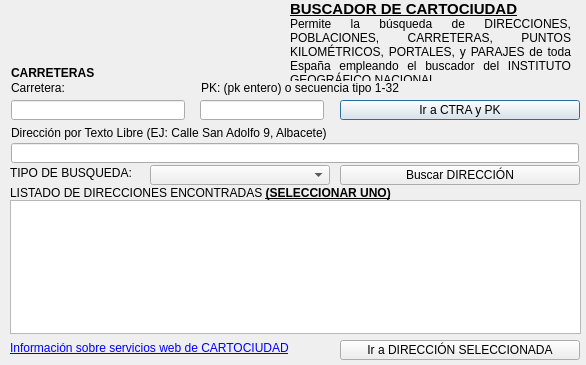
<?xml version="1.0" encoding="UTF-8"?>
<ui version="4.0">
 <class>jcml_barDialogBase</class>
 <widget class="QDialog" name="jcml_barDialogBase">
  <property name="geometry">
   <rect>
    <x>0</x>
    <y>0</y>
    <width>586</width>
    <height>365</height>
   </rect>
  </property>
  <property name="sizePolicy">
   <sizepolicy hsizetype="Fixed" vsizetype="Fixed">
    <horstretch>0</horstretch>
    <verstretch>0</verstretch>
   </sizepolicy>
  </property>
  <property name="minimumSize">
   <size>
    <width>586</width>
    <height>365</height>
   </size>
  </property>
  <property name="maximumSize">
   <size>
    <width>586</width>
    <height>365</height>
   </size>
  </property>
  <property name="acceptDrops">
   <bool>false</bool>
  </property>
  <property name="windowTitle">
   <string>CARTOCIUDAD Buscador de Carreteras</string>
  </property>
  <widget class="QLabel" name="label">
   <property name="geometry">
    <rect>
     <x>11</x>
     <y>80</y>
     <width>57</width>
     <height>16</height>
    </rect>
   </property>
   <property name="text">
    <string>Carretera:</string>
   </property>
  </widget>
  <widget class="QPushButton" name="goToPk_button">
   <property name="geometry">
    <rect>
     <x>340</x>
     <y>100</y>
     <width>240</width>
     <height>20</height>
    </rect>
   </property>
   <property name="toolTip">
    <string>&lt;html&gt;&lt;head/&gt;&lt;body&gt;&lt;p&gt;Ir a CTRA/PK&lt;/p&gt;&lt;/body&gt;&lt;/html&gt;</string>
   </property>
   <property name="whatsThis">
    <string>&lt;html&gt;&lt;head/&gt;&lt;body&gt;&lt;p&gt;Ir a la Carretera y PK&lt;/p&gt;&lt;/body&gt;&lt;/html&gt;</string>
   </property>
   <property name="text">
    <string>Ir a CTRA y PK</string>
   </property>
  </widget>
  <widget class="QLabel" name="logo">
   <property name="geometry">
    <rect>
     <x>10</x>
     <y>10</y>
     <width>268</width>
     <height>54</height>
    </rect>
   </property>
   <property name="font">
    <font>
     <pointsize>28</pointsize>
     <italic>true</italic>
    </font>
   </property>
   <property name="text">
    <string/>
   </property>
   <property name="pixmap">
    <pixmap>../../../../../../../aass04/.designer/iconos/ign_cartociudad.jpg</pixmap>
   </property>
   <property name="scaledContents">
    <bool>true</bool>
   </property>
   <property name="alignment">
    <set>Qt::AlignCenter</set>
   </property>
  </widget>
  <widget class="QLabel" name="label_8">
   <property name="geometry">
    <rect>
     <x>11</x>
     <y>65</y>
     <width>91</width>
     <height>16</height>
    </rect>
   </property>
   <property name="font">
    <font>
     <pointsize>9</pointsize>
     <weight>75</weight>
     <bold>true</bold>
    </font>
   </property>
   <property name="text">
    <string>CARRETERAS</string>
   </property>
  </widget>
  <widget class="QLineEdit" name="lne_carretera">
   <property name="geometry">
    <rect>
     <x>11</x>
     <y>100</y>
     <width>174</width>
     <height>20</height>
    </rect>
   </property>
  </widget>
  <widget class="QLabel" name="label_2">
   <property name="geometry">
    <rect>
     <x>201</x>
     <y>80</y>
     <width>241</width>
     <height>16</height>
    </rect>
   </property>
   <property name="text">
    <string>PK: (pk entero) o secuencia tipo 1-32</string>
   </property>
  </widget>
  <widget class="QLineEdit" name="lne_pk">
   <property name="geometry">
    <rect>
     <x>200</x>
     <y>100</y>
     <width>124</width>
     <height>20</height>
    </rect>
   </property>
   <property name="toolTip">
    <string>&lt;html&gt;&lt;head/&gt;&lt;body&gt;&lt;p&gt;&lt;span style=&quot; font-size:9pt; font-weight:600; text-decoration: underline;&quot;&gt;EJEMPLOS DE PK&lt;/span&gt;&lt;/p&gt;&lt;p&gt;&lt;span style=&quot; font-weight:600;&quot;&gt;'PKA ENTERO'&lt;/span&gt; -- &lt;span style=&quot; font-weight:600;&quot;&gt;9&lt;/span&gt;&lt;/p&gt;&lt;p&gt;&lt;span style=&quot; font-weight:600;&quot;&gt;'SECUENCIA DE PKS'&lt;/span&gt; -- 1 -18, 45-87. 32-15&lt;/p&gt;&lt;/body&gt;&lt;/html&gt;</string>
   </property>
   <property name="whatsThis">
    <string>&lt;html&gt;&lt;head/&gt;&lt;body&gt;&lt;p&gt;&lt;span style=&quot; font-size:9pt; font-weight:600; text-decoration: underline;&quot;&gt;EJEMPLOS DE PK&lt;/span&gt;&lt;/p&gt;&lt;p&gt;&lt;span style=&quot; font-weight:600;&quot;&gt;'PKA ENTERO'&lt;/span&gt; -- &lt;span style=&quot; font-weight:600;&quot;&gt;9&lt;/span&gt;&lt;/p&gt;&lt;p&gt;&lt;span style=&quot; font-weight:600;&quot;&gt;'SECUENCIA DE PKS'&lt;/span&gt; -- 1 -18, 45-87. 32-15&lt;/p&gt;&lt;/body&gt;&lt;/html&gt;</string>
   </property>
   <property name="inputMethodHints">
    <set>Qt::ImhPreferNumbers</set>
   </property>
  </widget>
  <widget class="QLabel" name="label_7">
   <property name="geometry">
    <rect>
     <x>11</x>
     <y>125</y>
     <width>565</width>
     <height>16</height>
    </rect>
   </property>
   <property name="text">
    <string>Dirección por Texto Libre (EJ: Calle San Adolfo 9, Albacete)</string>
   </property>
   <property name="textInteractionFlags">
    <set>Qt::LinksAccessibleByMouse|Qt::TextSelectableByKeyboard|Qt::TextSelectableByMouse</set>
   </property>
  </widget>
  <widget class="QLineEdit" name="lne_Direccion">
   <property name="geometry">
    <rect>
     <x>11</x>
     <y>143</y>
     <width>568</width>
     <height>20</height>
    </rect>
   </property>
   <property name="toolTip">
    <string>&lt;html&gt;&lt;head/&gt;&lt;body&gt;&lt;p&gt;&lt;span style=&quot; font-size:9pt; font-weight:600; text-decoration: underline;&quot;&gt;EJEMPLOS DE DIRECCIÓN&lt;/span&gt;&lt;/p&gt;&lt;p&gt;&lt;span style=&quot; font-weight:600;&quot;&gt;'Lezuza'&lt;/span&gt; -- Localizará un Municipio, una Población o una calle con ese nombre&lt;/p&gt;&lt;p&gt;&lt;span style=&quot; font-weight:600;&quot;&gt;'Lezuza 12'&lt;/span&gt; -- Localizará el portal de la Calle (camino, etc) Lezuza nº 23&lt;/p&gt;&lt;p&gt;--- &lt;span style=&quot; font-weight:600; color:#ff0000;&quot;&gt;IMPORTANTE: NO PONER COMA ENTRE CALLE Y NÚMERO&lt;/span&gt; ---&lt;/p&gt;&lt;p&gt;&lt;span style=&quot; font-weight:600;&quot;&gt;'Lezuza 12, Albacete'&lt;/span&gt; --- Limita la búsqueda a una calle de esa localidad&lt;/p&gt;&lt;p&gt;&lt;span style=&quot; font-weight:600;&quot;&gt;'Camino de abajo'&lt;/span&gt;&lt;/p&gt;&lt;p&gt;&lt;span style=&quot; font-weight:600;&quot;&gt;'N-430'&lt;/span&gt;&lt;/p&gt;&lt;/body&gt;&lt;/html&gt;</string>
   </property>
   <property name="whatsThis">
    <string>&lt;html&gt;&lt;head/&gt;&lt;body&gt;&lt;p&gt;&lt;span style=&quot; font-size:9pt; font-weight:600; text-decoration: underline;&quot;&gt;EJEMPLOS DE DIRECCIÓN&lt;/span&gt;&lt;/p&gt;&lt;p&gt;&lt;span style=&quot; font-weight:600;&quot;&gt;'Lezuza'&lt;/span&gt; -- Localizará un Municipio, una Población o una calle con ese nombre&lt;/p&gt;&lt;p&gt;&lt;span style=&quot; font-weight:600;&quot;&gt;'Lezuza 12'&lt;/span&gt; -- Localizará el portal de la Calle (camino, etc) Lezuza nº 23 --- &lt;span style=&quot; font-weight:600; color:#ff0000;&quot;&gt;IMPORTANTE: NO PONER COMA ENTRE CALLE Y NÚMERO&lt;/span&gt; ---&lt;/p&gt;&lt;p&gt;&lt;span style=&quot; font-weight:600;&quot;&gt;'Lezuza 12, Albacete'&lt;/span&gt; --- Limita la búsqueda a una calle de esa localidad&lt;/p&gt;&lt;p&gt;&lt;span style=&quot; font-weight:600;&quot;&gt;'N-322 255'&lt;/span&gt; --- Localización de carretera y PK --- &lt;span style=&quot; font-weight:600; color:#ff0000;&quot;&gt;IMPORTANTE: NO PONER COMA ENTRE CTRA Y PK&lt;/span&gt; ---&lt;/p&gt;&lt;p&gt;&lt;span style=&quot; font-weight:600;&quot;&gt;'N-430' &lt;/span&gt;--- Localización de una carretera&lt;/p&gt;&lt;p&gt;&lt;span style=&quot; font-family:'Arial,sans-serif'; font-weight:600;&quot;&gt;'02900A04605024' &lt;/span&gt;&lt;span style=&quot; font-family:'Arial,sans-serif';&quot;&gt;--- Búsqueda de una referncia catastral&lt;/span&gt;&lt;/p&gt;&lt;p&gt;&lt;span style=&quot; font-weight:600;&quot;&gt;'Camino de abajo'&lt;/span&gt;&lt;/p&gt;&lt;p&gt;&lt;span style=&quot; font-weight:600;&quot;&gt;'León' &lt;/span&gt;--- Permite hacer zoom a toda la provincia&lt;/p&gt;&lt;/body&gt;&lt;/html&gt;</string>
   </property>
  </widget>
  <widget class="QPushButton" name="buscaDireccion_button">
   <property name="geometry">
    <rect>
     <x>340</x>
     <y>165</y>
     <width>240</width>
     <height>20</height>
    </rect>
   </property>
   <property name="maximumSize">
    <size>
     <width>460</width>
     <height>600</height>
    </size>
   </property>
   <property name="toolTip">
    <string>&lt;html&gt;&lt;head/&gt;&lt;body&gt;&lt;p&gt;Buscar las coincidencias con la Dirección&lt;/p&gt;&lt;/body&gt;&lt;/html&gt;</string>
   </property>
   <property name="whatsThis">
    <string>&lt;html&gt;&lt;head/&gt;&lt;body&gt;&lt;p&gt;Buscar las coincidencias con la Dirección&lt;/p&gt;&lt;/body&gt;&lt;/html&gt;</string>
   </property>
   <property name="text">
    <string>Buscar DIRECCIÓN</string>
   </property>
  </widget>
  <widget class="QPushButton" name="goToDireccion_button">
   <property name="geometry">
    <rect>
     <x>340</x>
     <y>340</y>
     <width>240</width>
     <height>20</height>
    </rect>
   </property>
   <property name="maximumSize">
    <size>
     <width>460</width>
     <height>600</height>
    </size>
   </property>
   <property name="toolTip">
    <string>&lt;html&gt;&lt;head/&gt;&lt;body&gt;&lt;p&gt;Ir a POBLACIÓN&lt;/p&gt;&lt;/body&gt;&lt;/html&gt;</string>
   </property>
   <property name="whatsThis">
    <string>&lt;html&gt;&lt;head/&gt;&lt;body&gt;&lt;p&gt;Ir a la Dirección Seleccionada&lt;/p&gt;&lt;/body&gt;&lt;/html&gt;</string>
   </property>
   <property name="text">
    <string>Ir a DIRECCIÓN SELECCIONADA</string>
   </property>
  </widget>
  <widget class="QLabel" name="label_12">
   <property name="geometry">
    <rect>
     <x>10</x>
     <y>185</y>
     <width>381</width>
     <height>16</height>
    </rect>
   </property>
   <property name="text">
    <string>&lt;html&gt;&lt;head/&gt;&lt;body&gt;&lt;p&gt;LISTADO DE DIRECCIONES ENCONTRADAS &lt;span style=&quot; font-weight:600; text-decoration: underline;&quot;&gt;(SELECCIONAR UNO)&lt;/span&gt;&lt;/p&gt;&lt;/body&gt;&lt;/html&gt;</string>
   </property>
  </widget>
  <widget class="QListWidget" name="lstCANDIDATOS_DIRECC">
   <property name="geometry">
    <rect>
     <x>10</x>
     <y>200</y>
     <width>571</width>
     <height>134</height>
    </rect>
   </property>
  </widget>
  <widget class="QLabel" name="label_14">
   <property name="geometry">
    <rect>
     <x>290</x>
     <y>0</y>
     <width>281</width>
     <height>81</height>
    </rect>
   </property>
   <property name="text">
    <string>&lt;html&gt;&lt;head/&gt;&lt;body&gt;&lt;p align=&quot;justify&quot;&gt;&lt;span style=&quot; font-size:11pt; font-weight:600; text-decoration: underline;&quot;&gt;BUSCADOR DE CARTOCIUDAD&lt;/span&gt;&lt;br/&gt;Permite la búsqueda de DIRECCIONES, POBLACIONES, CARRETERAS, PUNTOS KILOMÉTRICOS, PORTALES, y PARAJES de toda España empleando el buscador del INSTITUTO GEOGRÁFICO NACIONAL&lt;/p&gt;&lt;/body&gt;&lt;/html&gt;</string>
   </property>
   <property name="alignment">
    <set>Qt::AlignJustify|Qt::AlignTop</set>
   </property>
   <property name="wordWrap">
    <bool>true</bool>
   </property>
  </widget>
  <widget class="QLabel" name="label_13">
   <property name="geometry">
    <rect>
     <x>10</x>
     <y>340</y>
     <width>321</width>
     <height>16</height>
    </rect>
   </property>
   <property name="text">
    <string>&lt;html&gt;&lt;head/&gt;&lt;body&gt;&lt;p&gt;&lt;a href=&quot;https://www.cartociudad.es/portal/web/guest/directorio-de-servicios&quot;&gt;&lt;span style=&quot; text-decoration: underline; color:#0000ff;&quot;&gt;Información sobre servicios web de CARTOCIUDAD&lt;/span&gt;&lt;/a&gt;&lt;/p&gt;&lt;/body&gt;&lt;/html&gt;</string>
   </property>
   <property name="openExternalLinks">
    <bool>true</bool>
   </property>
   <property name="textInteractionFlags">
    <set>Qt::LinksAccessibleByKeyboard|Qt::LinksAccessibleByMouse</set>
   </property>
  </widget>
  <widget class="QComboBox" name="cbxTipoDir">
   <property name="geometry">
    <rect>
     <x>150</x>
     <y>165</y>
     <width>180</width>
     <height>20</height>
    </rect>
   </property>
  </widget>
  <widget class="QLabel" name="lblcbxTipoDir">
   <property name="geometry">
    <rect>
     <x>10</x>
     <y>165</y>
     <width>141</width>
     <height>16</height>
    </rect>
   </property>
   <property name="text">
    <string>TIPO DE BUSQUEDA:</string>
   </property>
  </widget>
 </widget>
 <tabstops>
  <tabstop>goToPk_button</tabstop>
 </tabstops>
 <resources/>
 <connections/>
</ui>
